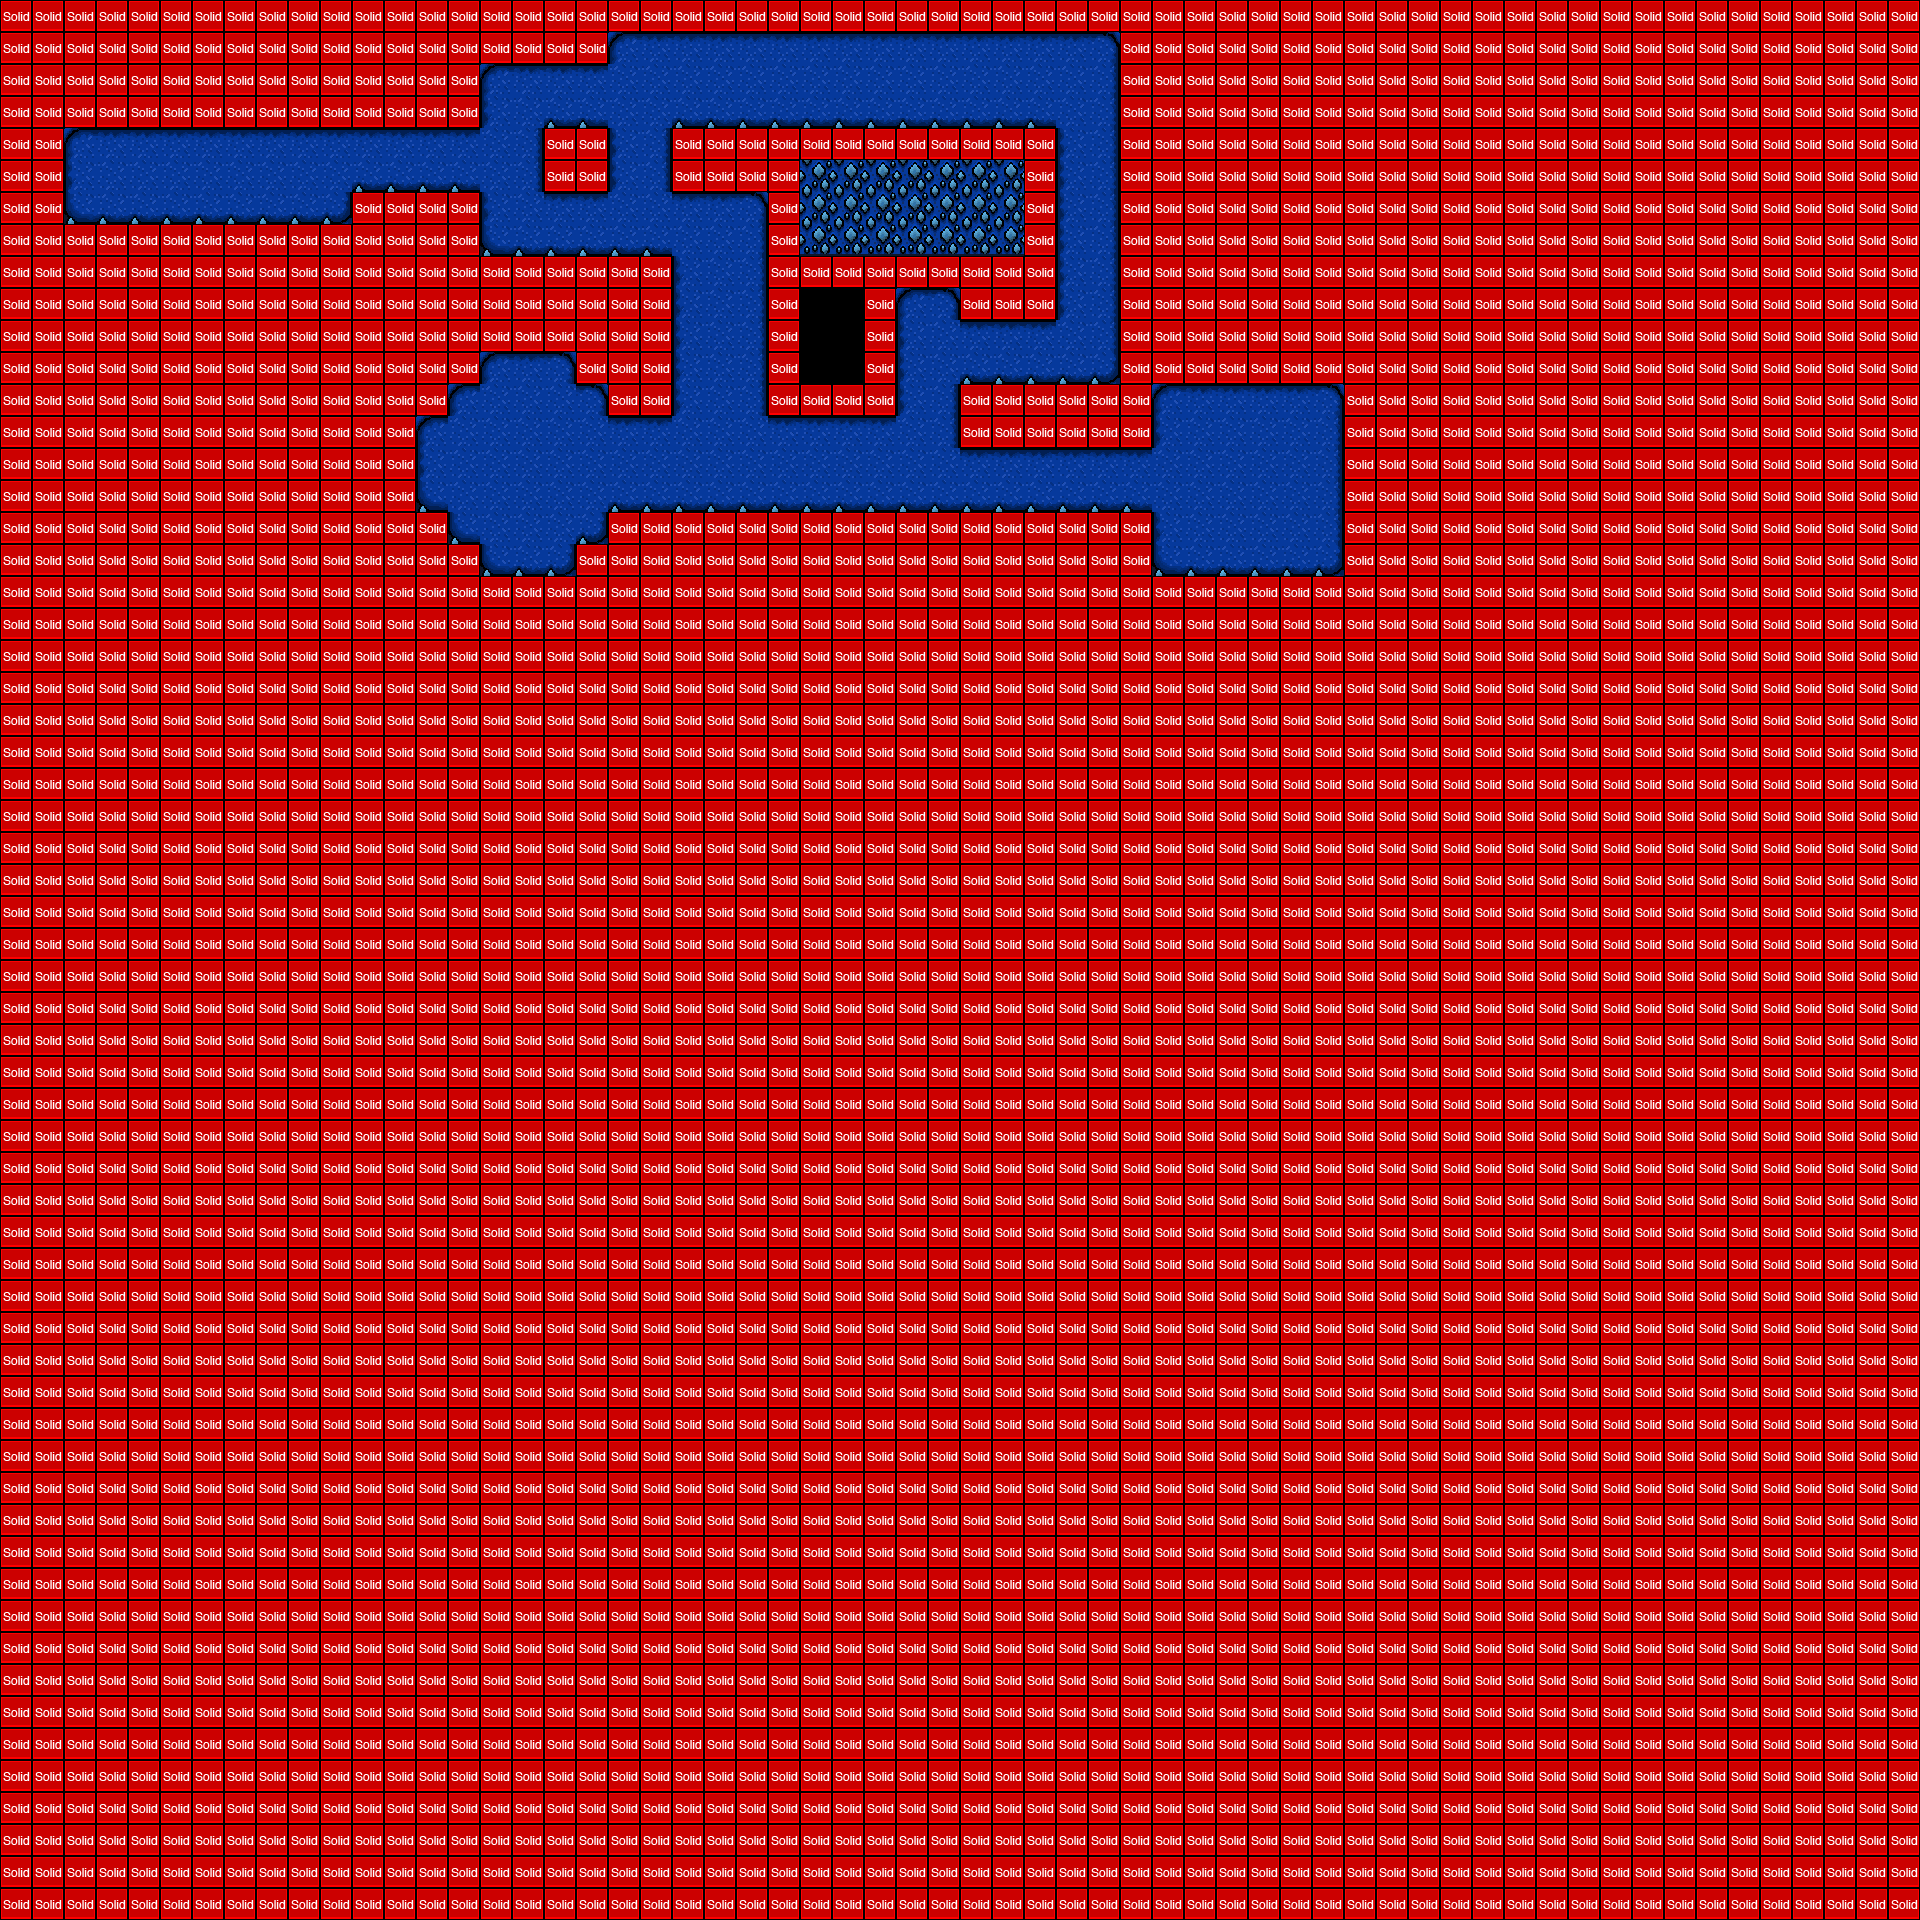

This is a level from a 2D game, rendered from its Tiled map with the project's own tilesets. A one-line summary and the map file follow, with tile-layer data summarised:
An orthogonal 60x60 tile map with 32x32 px tiles, 4 tile layers (Below Fog, Above Fog, Above Objects, collision), 2 tilesets and 2 objects (mainPlayer, chaser).

<map version="1.0" orientation="orthogonal" width="60" height="60" tilewidth="32" tileheight="32">
 <tileset firstgid="1" name="crystal_tiles" tilewidth="32" tileheight="32">
  <image source="../img/map/crystal_tiles.png" width="256" height="256" />
 </tileset>
 <tileset firstgid="65" name="metatiles" tilewidth="32" tileheight="32">
  <image source="../img/map/metatiles32x32.png" width="160" height="32" />
  <tile id="0">
   <properties>
    <property name="type" value="solid" />
   </properties>
  </tile>
 </tileset>
 <layer name="Below Fog" width="60" height="60">
  <data>[3600 cells, 114 non-empty, 6 distinct tile ids]</data>
 </layer>
 <layer name="Above Fog" width="60" height="60">
  <data>[3600 cells, 411 non-empty, 15 distinct tile ids]</data>
 </layer>
 <objectgroup name="Game Objects" width="60" height="60">
  <object name="mainPlayer" x="96" y="128" width="32" height="64">
   <properties>
    <property name="image" value="main_player" />
    <property name="spritewidth" value="32" />
   </properties>
  </object>
  <object name="chaser" x="1248" y="448" width="32" height="64">
   <properties>
    <property name="image" value="main_player" />
    <property name="spritewidth" value="32" />
   </properties>
  </object>
 </objectgroup>
 <layer name="Above Objects" width="60" height="60">
  <data>[3600 cells, 0 non-empty, 0 distinct tile ids]</data>
 </layer>
 <layer name="collision" width="60" height="60">
  <data>[3600 cells, 3296 non-empty, 1 distinct tile ids]</data>
 </layer>
</map>
